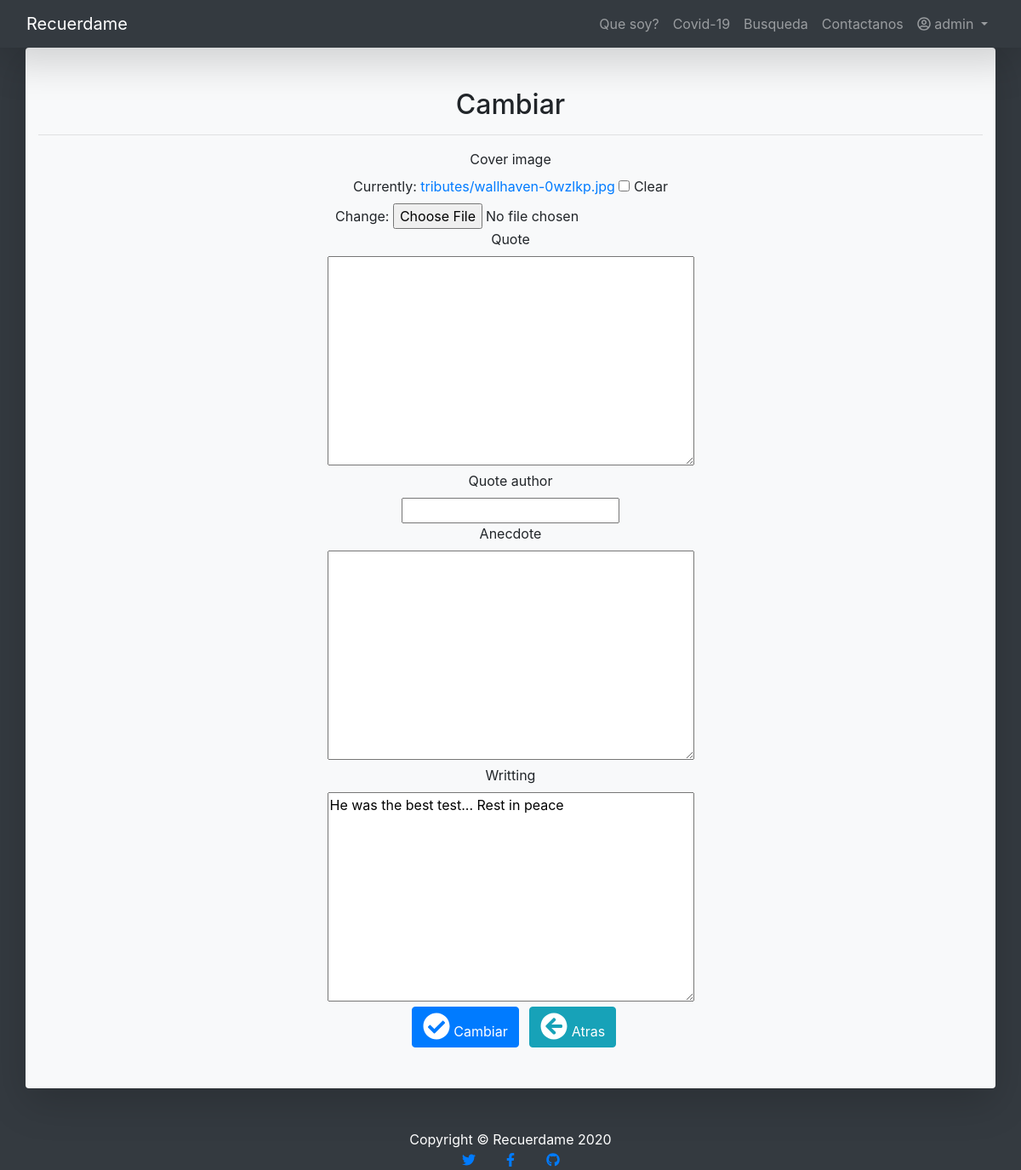
Page /tributes/32/update (signed in) on the earlier database version.
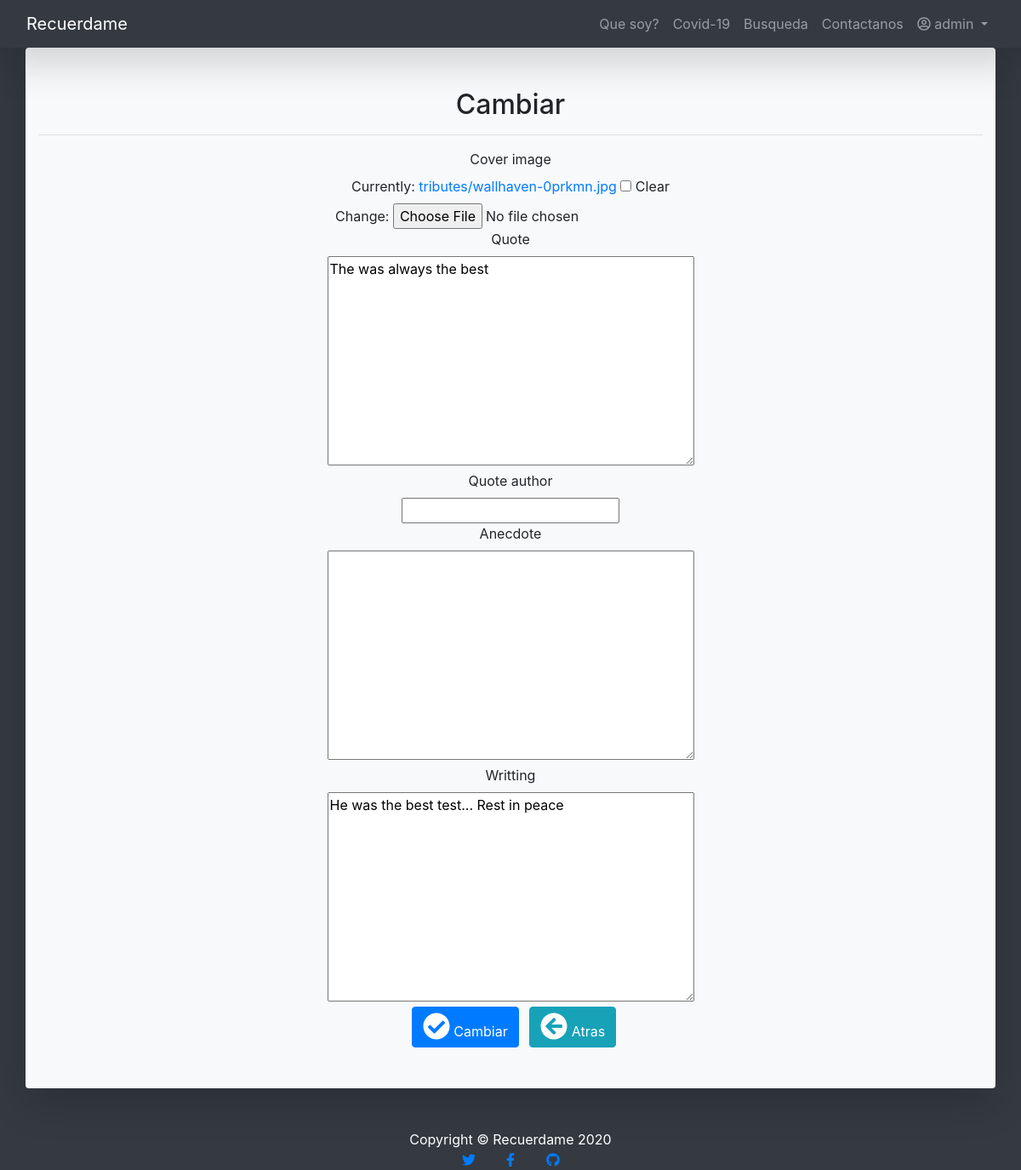
Same page on the later database version.
### users/models.py (models this page shows)
class CustomUser(AbstractUser):
    country = CountryField(multiple=True, blank=True)
    profile_image = models.ImageField(blank=True, default='default/profile.jpg', upload_to='users/profiles')

### tributes/models.py (models this page shows, shortened)
class Tribute(models.Model):
    memorial = models.ForeignKey(Memorial, on_delete=models.CASCADE, related_name='tributes')
    user = models.ForeignKey(get_user_model(), on_delete=models.CASCADE, related_name='tribute_user')
    quote = models.TextField(max_length=1000, null=True, blank=True)
    quote_author = models.CharField(max_length=100, null=True, blank=True)
    anecdote = models.TextField(max_length=1000, null=True, blank=True)
    writting = models.TextField(max_length=1000, null=True, blank=True)
    cover_image = models.ImageField(null=True, blank=True, upload_to='tributes/')
    creation_time = models.DateTimeField(auto_now_add=True, blank=True)
    likes_count = models.IntegerField(null=True, blank=False)
    comments_count = models.IntegerField(null=True, blank=False)

### tributes/views.py (the view, shortened to what this page needs)
# urls.py: path('<int:pk>/update', TributeUpdateView.as_view(), name='tribute_update'),
class TributeUpdateView(LoginRequiredMixin, UserPassesTestMixin, UpdateView):
    model = Tribute
    template_name = 'tribute_update.html'
    fields = FIELDS
    login_url = 'login'
    def test_func(self):
        obj = self.get_object()
        return obj.user == self.request.user

### templates/tribute_update.html (shortened to what this page needs)
{% extends 'app_base.html' %}
{% load crispy_forms_tags %}
{% block content %}
<div class=" py-5 article-entry container text-center mb-5 column position-relative bg-light rounded shadow-lg" >
		<h2>Cambiar {{object.get_full_name }}</h2>
		<hr/>
		<form enctype="multipart/form-data" method="POST">
				{{ form|crispy }}
				<button class="btn btn-primary ml-2" type="submit">
						<i class="fas fa-check-circle fa-2x"></i>
						Cambiar
				</button>
				<a class="btn btn-info ml-2 text-white"
					 href="{% url 'memorial_detail' tribute.memorial.pk %}"
					 type="button">
						<i class="fas fa-arrow-circle-left fa-2x"></i>
						Atras
				</a>
		</form>
</div>
{% endblock content %}

### templates/app_base.html (shortened to what this page needs)
<!doctype html>
{% load static %}
<html lang="en">
<head>
    <link rel="stylesheet" href="https://stackpath.bootstrapcdn.com/bootstrap/4.5.0/css/bootstrap.min.css">
		<link rel="stylesheet" href="https://cdnjs.cloudflare.com/ajax/libs/ekko-lightbox/5.3.0/ekko-lightbox.css">
</head>
<body class="bg-dark">
		{% block navbar %}
    <nav class="navbar navbar-expand-md shadow-lg navbar-dark bg-dark sticky-top" id="mainNav">
        <div class="container-fluid">
						<a class="navbar-brand " href="{% url 'home' %}">Recuerdame</a>
            <div class="collapse navbar-collapse" id="navbarResponsive">
                <ul class="navbar-nav ml-auto">
                    <li class="nav-item">
												<a class="nav-link" href="{% url 'home' %}#about">Que soy?</a>
                    </li>
                    <li class="nav-item">
												<a class="nav-link" href="{% url 'home' %}#projects">Covid-19</a>
                    </li>
                    <li class="nav-item">
												<a class="nav-link" href="{% url 'home' %}#">Busqueda</a>
                    </li>
                    <li class="nav-item">
												<a class="nav-link" href="{% url 'home' %}#">Contactanos</a>
                    </li>
										{% if user.is_authenticated %}
                    <li class="nav-item">
                        <a class="nav-link  dropdown-toggle" id="navbardrop" data-toggle="dropdown">
														<i class="far fa-user-circle fa-1x"></i>
														{{ user.username }}
                        </a>
                    </li>
										{% endif %}
                </ul>
            </div>
        </div>
    </nav>
		{% endblock navbar %}
		{% block content %}
		{% endblock content %}
    <footer class="footer bg-dark  text-center">
        <div class="bg-dark text-white">Copyright © Recuerdame 2020</div>
        <a class="mx-3 mt-5" href="#!">
            <i class="fab fa-twitter"></i>
        </a>
        <a class="mx-3" href="#!">
            <i class="fab fa-facebook-f"></i>
        </a>
        <a class="mx-3" href="#!">
            <i class="fab fa-github"></i>
        </a>
    </footer>
</body>
</html>

Differences in the rows shown:
changed Tribute "He was the best test... Rest in peace": quote (not shown) → "The was always the best"
Other differences:
text no longer shown: "Cover image Currently: tributes/wallhaven-0wzlkp.jpg Clear Change: Quote Quote author Anecdote Writting"
text now shown: "Cover image Currently: tributes/wallhaven-0prkmn.jpg Clear Change: Quote Quote author Anecdote Writting"
